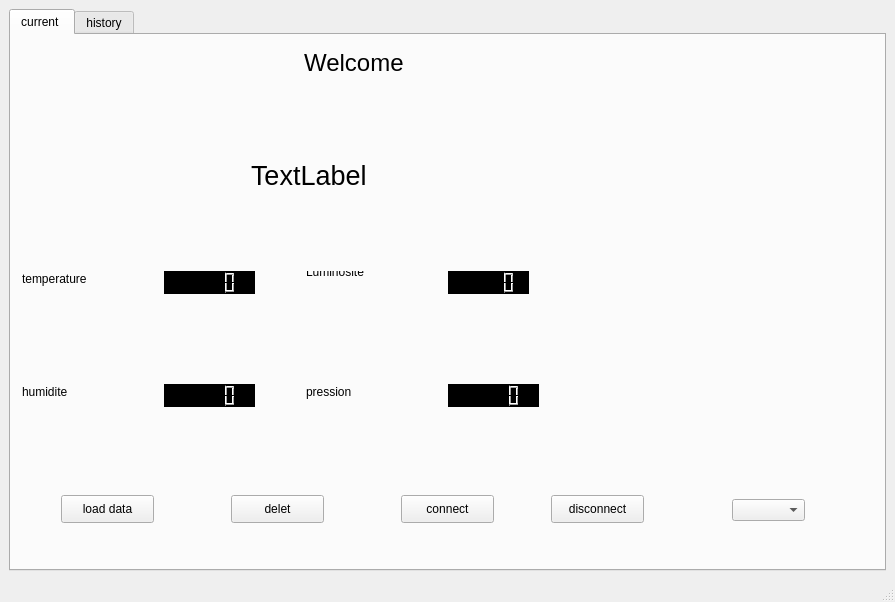
<?xml version="1.0" encoding="UTF-8"?>
<ui version="4.0">
 <class>MainWindow</class>
 <widget class="QMainWindow" name="MainWindow">
  <property name="geometry">
   <rect>
    <x>0</x>
    <y>0</y>
    <width>895</width>
    <height>602</height>
   </rect>
  </property>
  <property name="windowTitle">
   <string>MainWindow</string>
  </property>
  <widget class="QWidget" name="centralwidget">
   <layout class="QHBoxLayout" name="horizontalLayout_2">
    <item>
     <widget class="QTabWidget" name="tabWidget">
      <property name="currentIndex">
       <number>0</number>
      </property>
      <widget class="QWidget" name="tab">
       <attribute name="title">
        <string>current </string>
       </attribute>
       <widget class="QLabel" name="label">
        <property name="geometry">
         <rect>
          <x>240</x>
          <y>120</y>
          <width>561</width>
          <height>40</height>
         </rect>
        </property>
        <property name="font">
         <font>
          <pointsize>20</pointsize>
         </font>
        </property>
        <property name="text">
         <string>TextLabel</string>
        </property>
       </widget>
       <widget class="QLabel" name="label_2">
        <property name="geometry">
         <rect>
          <x>120</x>
          <y>10</y>
          <width>561</width>
          <height>36</height>
         </rect>
        </property>
        <property name="font">
         <font>
          <pointsize>18</pointsize>
         </font>
        </property>
        <property name="text">
         <string>                          Welcome </string>
        </property>
       </widget>
       <widget class="QPushButton" name="b2">
        <property name="geometry">
         <rect>
          <x>540</x>
          <y>460</y>
          <width>93</width>
          <height>28</height>
         </rect>
        </property>
        <property name="text">
         <string>disconnect</string>
        </property>
       </widget>
       <widget class="QComboBox" name="comboBox">
        <property name="geometry">
         <rect>
          <x>721</x>
          <y>464</y>
          <width>73</width>
          <height>22</height>
         </rect>
        </property>
       </widget>
       <widget class="QLCDNumber" name="lcd_T">
        <property name="geometry">
         <rect>
          <x>153</x>
          <y>236</y>
          <width>91</width>
          <height>23</height>
         </rect>
        </property>
        <property name="styleSheet">
         <string notr="true">background-color: rgb(0, 0, 0);</string>
        </property>
       </widget>
       <widget class="QLabel" name="label_3">
        <property name="geometry">
         <rect>
          <x>11</x>
          <y>236</y>
          <width>71</width>
          <height>16</height>
         </rect>
        </property>
        <property name="text">
         <string>temperature</string>
        </property>
       </widget>
       <widget class="QLabel" name="label_5">
        <property name="geometry">
         <rect>
          <x>295</x>
          <y>236</y>
          <width>81</width>
          <height>16</height>
         </rect>
        </property>
        <property name="text">
         <string>Luminosité
</string>
        </property>
       </widget>
       <widget class="QLabel" name="label_6">
        <property name="geometry">
         <rect>
          <x>295</x>
          <y>349</y>
          <width>48</width>
          <height>16</height>
         </rect>
        </property>
        <property name="text">
         <string>pression</string>
        </property>
       </widget>
       <widget class="QLCDNumber" name="lcd_H">
        <property name="geometry">
         <rect>
          <x>153</x>
          <y>349</y>
          <width>91</width>
          <height>23</height>
         </rect>
        </property>
        <property name="styleSheet">
         <string notr="true">background-color: rgb(0, 0, 0);
</string>
        </property>
       </widget>
       <widget class="QLabel" name="label_4">
        <property name="geometry">
         <rect>
          <x>11</x>
          <y>349</y>
          <width>49</width>
          <height>16</height>
         </rect>
        </property>
        <property name="text">
         <string>humidite</string>
        </property>
       </widget>
       <widget class="QPushButton" name="b1">
        <property name="geometry">
         <rect>
          <x>390</x>
          <y>460</y>
          <width>93</width>
          <height>28</height>
         </rect>
        </property>
        <property name="text">
         <string>connect</string>
        </property>
       </widget>
       <widget class="QPushButton" name="b4">
        <property name="geometry">
         <rect>
          <x>220</x>
          <y>460</y>
          <width>93</width>
          <height>28</height>
         </rect>
        </property>
        <property name="text">
         <string>delet</string>
        </property>
       </widget>
       <widget class="QPushButton" name="b3">
        <property name="geometry">
         <rect>
          <x>50</x>
          <y>460</y>
          <width>93</width>
          <height>28</height>
         </rect>
        </property>
        <property name="text">
         <string>load data</string>
        </property>
       </widget>
       <widget class="QLCDNumber" name="lcd_lum">
        <property name="geometry">
         <rect>
          <x>437</x>
          <y>236</y>
          <width>81</width>
          <height>23</height>
         </rect>
        </property>
        <property name="styleSheet">
         <string notr="true">background-color: rgb(0, 0, 0);</string>
        </property>
       </widget>
       <widget class="QLCDNumber" name="lcd_pres">
        <property name="geometry">
         <rect>
          <x>437</x>
          <y>349</y>
          <width>91</width>
          <height>23</height>
         </rect>
        </property>
        <property name="styleSheet">
         <string notr="true">background-color: rgb(0, 0, 0);</string>
        </property>
       </widget>
      </widget>
      <widget class="QWidget" name="history">
       <attribute name="title">
        <string>history</string>
       </attribute>
       <layout class="QHBoxLayout" name="horizontalLayout">
        <item>
         <widget class="QWidget" name="widget" native="true"/>
        </item>
        <item>
         <widget class="QTableView" name="tableView"/>
        </item>
       </layout>
      </widget>
     </widget>
    </item>
   </layout>
  </widget>
  <widget class="QMenuBar" name="menubar">
   <property name="geometry">
    <rect>
     <x>0</x>
     <y>0</y>
     <width>895</width>
     <height>26</height>
    </rect>
   </property>
  </widget>
  <widget class="QStatusBar" name="statusbar"/>
 </widget>
 <resources/>
 <connections/>
</ui>
